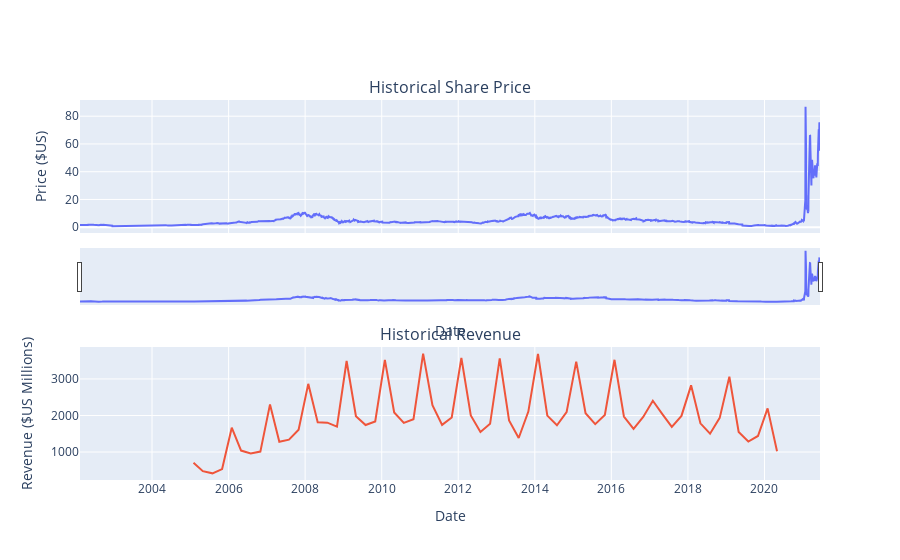

The notebook cell this image was saved under:
### Markdown cell above
<details><summary>Hint</summary>

```

You just need to invoke the make_graph function with the required parameter to print the graphs.The structure to call the `make_graph` function is `make_graph(gme_data, gme_revenue, 'GameStop')`

```
    
</details>

### Code cell
def make_graph(gme_data, gme_revenue):
    fig = make_subplots(rows=2, cols=1, shared_xaxes=True, subplot_titles=("Historical Share Price", "Historical Revenue"), vertical_spacing = .3)
    stock_data_specific = gme_data[gme_data.Date <= '2021--06-14']
    revenue_data_specific = gme_revenue[gme_revenue.Date <= '2021-04-30']
    fig.add_trace(go.Scatter(x=pd.to_datetime(stock_data_specific.Date), y=stock_data_specific.Close.astype("float"), name="Share Price"), row=1, col=1)
    fig.add_trace(go.Scatter(x=pd.to_datetime(revenue_data_specific.Date), y=revenue_data_specific.Revenue.astype("float"), name="Revenue"), row=2, col=1)
    fig.update_xaxes(title_text="Date", row=1, col=1)
    fig.update_xaxes(title_text="Date", row=2, col=1)
    fig.update_yaxes(title_text="Price ($US)", row=1, col=1)
    fig.update_yaxes(title_text="Revenue ($US Millions)", row=2, col=1)
    fig.update_layout(showlegend=False,
    height=900,
    xaxis_rangeslider_visible=True)
    fig.show()

make_graph(gme_data, gme_revenue)

### Figure 1 — Plotly figure (JSON) as saved in the notebook; plotly's stock layout.template omitted (floating-point values rounded to 4 significant figures; data arrays with more than 128 entries replaced by an {"elided": "..."} marker saying what was removed)
{"data": [{"name": "Share Price", "type": "scatter", "x": {"elided": "4867 str values"}, "xaxis": "x", "y": {"elided": "4867 float values"}, "yaxis": "y"}, {"name": "Revenue", "type": "scatter", "x": ["2020-04-30T00:00:00", "2020-01-31T00:00:00", "2019-10-31T00:00:00", "2019-07-31T00:00:00", "2019-04-30T00:00:00", "2019-01-31T00:00:00", "2018-10-31T00:00:00", "2018-07-31T00:00:00", "2018-04-30T00:00:00", "2018-01-31T00:00:00", "2017-10-31T00:00:00", "2017-07-31T00:00:00", "2017-04-30T00:00:00", "2017-01-31T00:00:00", "2016-10-31T00:00:00", "2016-07-31T00:00:00", "2016-04-30T00:00:00", "2016-01-31T00:00:00", "2015-10-31T00:00:00", "2015-07-31T00:00:00", "2015-04-30T00:00:00", "2015-01-31T00:00:00", "2014-10-31T00:00:00", "2014-07-31T00:00:00", "2014-04-30T00:00:00", "2014-01-31T00:00:00", "2013-10-31T00:00:00", "2013-07-31T00:00:00", "2013-04-30T00:00:00", "2013-01-31T00:00:00", "2012-10-31T00:00:00", "2012-07-31T00:00:00", "2012-04-30T00:00:00", "2012-01-31T00:00:00", "2011-10-31T00:00:00", "2011-07-31T00:00:00", "2011-04-30T00:00:00", "2011-01-31T00:00:00", "2010-10-31T00:00:00", "2010-07-31T00:00:00", "2010-04-30T00:00:00", "2010-01-31T00:00:00", "2009-10-31T00:00:00", "2009-07-31T00:00:00", "2009-04-30T00:00:00", "2009-01-31T00:00:00", "2008-10-31T00:00:00", "2008-07-31T00:00:00", "2008-04-30T00:00:00", "2008-01-31T00:00:00", "2007-10-31T00:00:00", "2007-07-31T00:00:00", "2007-04-30T00:00:00", "2007-01-31T00:00:00", "2006-10-31T00:00:00", "2006-07-31T00:00:00", "2006-04-30T00:00:00", "2006-01-31T00:00:00", "2005-10-31T00:00:00", "2005-07-31T00:00:00", "2005-04-30T00:00:00", "2005-01-31T00:00:00"], "xaxis": "x2", "y": [1021, 2194, 1439, 1286, 1548, 3063, 1935, 1501, 1786, 2825, 1989, 1688, 2046, 2403, 1959, 1632, 1972, 3525, 2016, 1762, 2061, 3476, 2092, 1731, 1996, 3684, 2107, 1384, 1865, 3562, 1773, 1550, 2002, 3579, 1947, 1744, 2281, 3693, 1899, 1799, 2083, 3524, 1835, 1739, 1981, 3492, 1696, 1804, 1814, 2866, 1611, 1338, 1279, 2304, 1012, 963, 1040, 1667, 534, 416, 475, 709], "yaxis": "y2"}], "layout": {"annotations": [{"font": {"size": 16}, "showarrow": false, "text": "Historical Share Price", "x": 0.5, "xanchor": "center", "xref": "paper", "y": 1.0, "yanchor": "bottom", "yref": "paper"}, {"font": {"size": 16}, "showarrow": false, "text": "Historical Revenue", "x": 0.5, "xanchor": "center", "xref": "paper", "y": 0.35, "yanchor": "bottom", "yref": "paper"}], "autosize": true, "showlegend": false, "xaxis": {"anchor": "y", "autorange": true, "domain": [0, 1], "matches": "x2", "range": ["2002-02-13", "2021-06-14"], "rangeslider": {"autorange": true, "range": ["2002-02-13", "2021-06-14"], "visible": true, "yaxis": {"_template": null, "rangemode": "match"}}, "showticklabels": false, "title": {"text": "Date"}, "type": "date"}, "xaxis2": {"anchor": "y2", "autorange": true, "domain": [0, 1], "range": ["2002-02-13", "2021-06-14"], "title": {"text": "Date"}, "type": "date"}, "yaxis": {"anchor": "x", "autorange": true, "domain": [0.65, 1.0], "range": [-4.152, 91.67], "title": {"text": "Price ($US)"}, "type": "linear"}, "yaxis2": {"anchor": "x2", "autorange": true, "domain": [0, 0.35], "range": [233.9, 3875.0], "title": {"text": "Revenue ($US Millions)"}, "type": "linear"}}}
